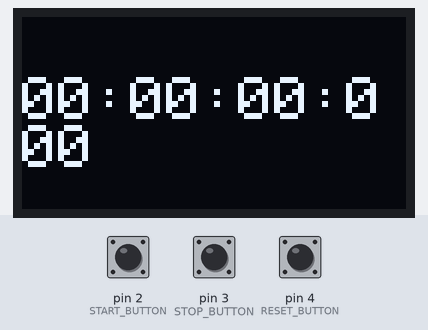
This sketch was run on a simulated Arduino Uno, built with avr-gcc and run on an emulated ATmega328P. Parts: 128×64 one-colour display. Inputs (shaded band) come from the test bench; at power-on: pin 2 (START_BUTTON) HIGH, pin 3 (STOP_BUTTON) HIGH, pin 4 (RESET_BUTTON) HIGH.

Above: at 1.2 s.
1.3 s: pin 2 (START_BUTTON) pulled LOW for 0.15 s
At 1.68 s:
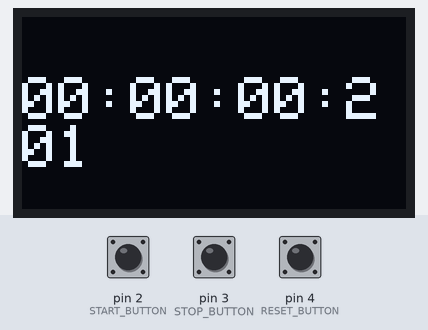
3.0 s: pin 3 (STOP_BUTTON) pulled LOW for 0.15 s
At 4.4 s:
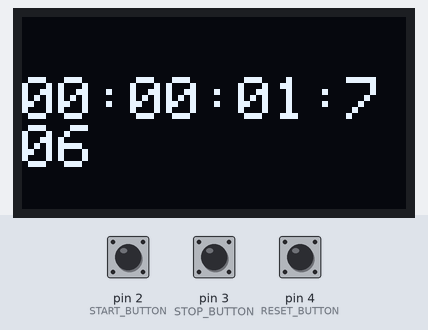
4.7 s: pin 2 (START_BUTTON) pulled LOW for 1 s
At 5.77 s:
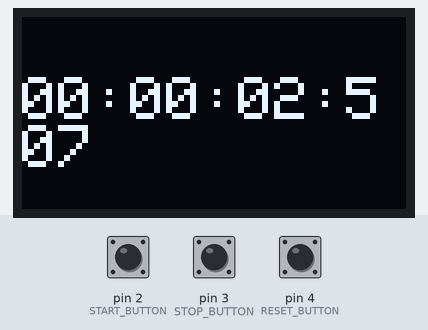
7.2 s: pin 4 (RESET_BUTTON) pulled LOW for 0.15 s
At 7.33 s:
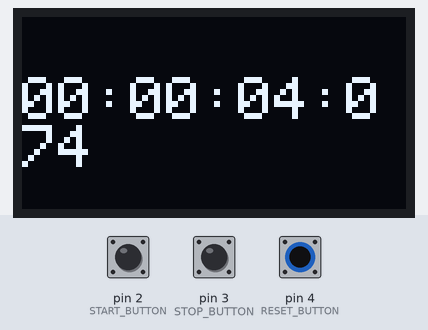
8.9 s: pin 3 (STOP_BUTTON) pulled LOW for 1 s
At 11.4 s:
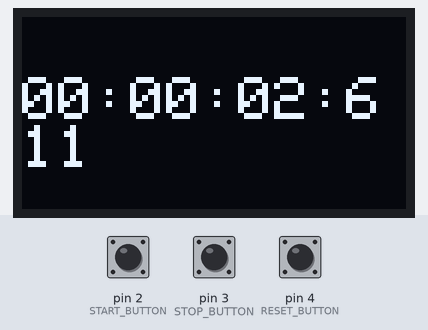
Timing chart, 0 to 12.4 s (numbered marks = the images above; inputs shaded):
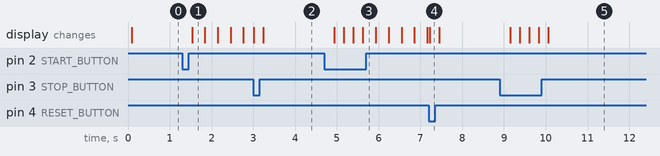

Measured:
- after the input at 1.3 s, the display: changes after 0.24 s (image 1)
- after the input at 4.7 s, the display: first changes after 0.24 s (image 3 shows a later state)
- after the input at 8.9 s, the display: first changes after 0.25 s (image 5 shows a later state)

The sketch:

stopwatch.ino
```cpp
#include <Wire.h>
#include <Adafruit_GFX.h>
#include <Adafruit_SSD1306.h>

#define SCREEN_WIDTH 128
#define SCREEN_HEIGHT 64
#define OLED_RESET    -1
Adafruit_SSD1306 display(SCREEN_WIDTH, SCREEN_HEIGHT, &Wire, OLED_RESET);

#define START_BUTTON 2
#define STOP_BUTTON 3
#define RESET_BUTTON 4

bool running = false;
unsigned long startTime = 0;
unsigned long elapsedTime = 0;

void setup() {
  if (!display.begin(SSD1306_SWITCHCAPVCC, 0x3C)) {
    Serial.println(F("SSD1306 allocation failed"));
    for (;;);
  }

  display.clearDisplay();
  display.display();

  pinMode(START_BUTTON, INPUT_PULLUP);
  pinMode(STOP_BUTTON, INPUT_PULLUP);
  pinMode(RESET_BUTTON, INPUT_PULLUP);

  Serial.begin(9600);
}

void loop() {
  if (digitalRead(START_BUTTON) == LOW) {
    running = true;
    startTime = millis() - elapsedTime;
    delay(200);
  }

  if (digitalRead(STOP_BUTTON) == LOW) {
    running = false;
    elapsedTime = millis() - startTime;
    delay(200);
  }

  if (digitalRead(RESET_BUTTON) == LOW) {
    running = false;
    elapsedTime = 0;
    startTime = millis();
    delay(200);
  }

  if (running) {
    elapsedTime = millis() - startTime;
  }

  displayTime(elapsedTime);
}

void displayTime(unsigned long time) {
  display.clearDisplay();

  display.setTextSize(2);
  display.setTextColor(SSD1306_WHITE);

  unsigned long hours = time / 3600000;
  time %= 3600000;
  unsigned long minutes = time / 60000;
  time %= 60000;
  unsigned long seconds = time / 1000;
  unsigned long milliseconds = time % 1000;

  // Format the time as HH:MM:SS:MS
  char timeString[20];
  sprintf(timeString, "%02lu:%02lu:%02lu:%03lu", hours, minutes, seconds, milliseconds);

  display.setCursor(0, 20);
  display.print(timeString);

  display.display();
}
```
